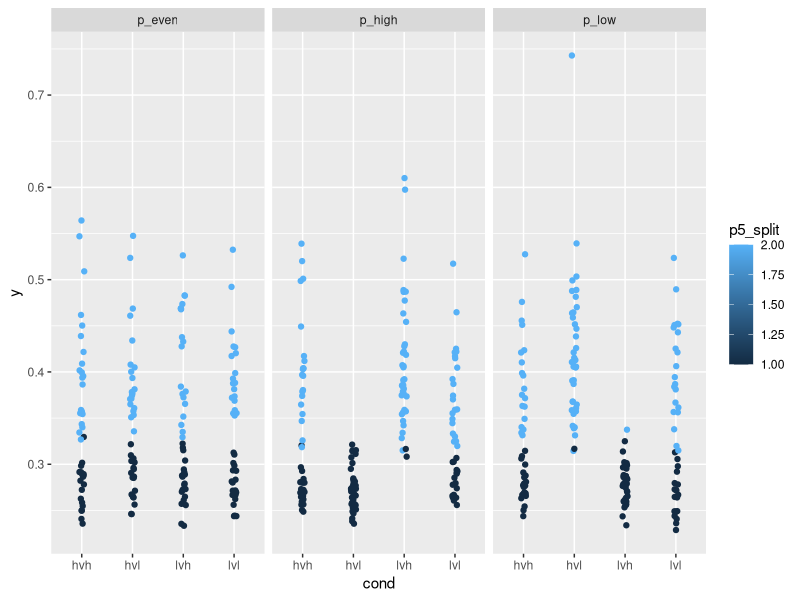

Write R code to recreate this figure. (Note: this script raises an error after producing the figure.)
rm(list=ls())

set.seed(42)
library(tidyverse)
## Ami's qs from 32:11 mins
## https://unsw.zoom.us/rec/play/rz5ne0aTE99a-Xh0ulAKVHxX-ho4xjW_Tk-BQnd9xD1Hf69YK_KCfPpnyiVTwcIPB2hzo4oouvebQ26l.doI_Spk4TZsPGrAK?canPlayFromShare=true&from=my_recording&continueMode=true&componentName=rec-play&originRequestUrl=https%3A%2F%2Funsw.zoom.us%2Frec%2Fshare%2F9KqJ6AqzJRY8dRMBiNu-ElskD-UTz3Zp1yr2xoPxiGDeTtQ3VJwBpSRSl9LIwHBH.RWD0feKDih9jROmg
## is there any way in which we can think about the reward cues as 
## different cues?
## purple on right - orange on left - 
## is it possible a similar prediction is made, not by mixing reward and 
## certainty, but by looking selectively at cues?
## e.g. if I pick the purple one and I stick with that for a bit
## then if I pick the orange one and stick with that for a bit
## plan = simulate data where p's start with the purple one p of the time, and 
## switch to orange, and p of the time, they start with orange and switch to purple
## ps of [1,0], [.5,.5], [0,1]
## set parameters

sim_RTs <- function(t0, b, a, s, v, n){
  # simulate RTs using the LBA model
  # Input Args:
  # LBA parameters
  # ~~~~~~~~~~~~~~
  # t0: non-decision/basetime, e.g. 0.1
  #    b: criterion, e.g. 2
  #    a: upper end of startpoint distribution - e.g. .5
  #    s: std dev of rates, e.g. 1
  #    v: value of drift, e.g. 6 for fast, 4 for low
  # Other
  # ~~~~~~~~~~~~~~
  #    n: number of trials
  
  drifts = rnorm(n, mean=v, sd=s); # sample random values for drift rates across trials
  A = runif(n, min=0, max=a); # simulate start points for each trial
  RTs = ((b-A)/drifts) + t0; # RTs are distance over speed, plus non-decision time
  RTs
}


t0 = 0.1; # non-decision time
b = 2.0; # criterion
a = 0.5; # upper end of start point distribution
s = 1.0; # standard deviation of drift rates
# now set drift rates 
base_v = 10;
plus_v = -4; 
n_trials = 160

# case 1, participant prioritises purple with p=1
p_purple <- matrix(c(1, 0, # hvl
                     1, 0, # hvl
                     1, 0, # hvh
                     1, 1, # hvh
                     1, 0, # lvl
                     1, 1, # lvl
                     1, 1, # lvh
                     1, 1), # lvh
                   nrow = 8, ncol =2,
                   byrow = T)
p_purple <- kronecker(p_purple, rep(1, times=20))
p_purple_vs <- p_purple %*% c(base_v, plus_v) 

p_purple_ys <- unlist(lapply(p_purple_vs, sim_RTs, t0=t0, b=b, a=a, s=s, n = 1))

p_orange <- matrix(c(1,1,
                     1,1,
                     1,0,
                     1,1,
                     1,0,
                     1,1,
                     1,0,
                     1,0),
                   nrow = 8, ncol = 2,
                   byrow = T)
p_orange <- kronecker(p_orange, rep(1, times=20))
p_orange_vs <- p_orange %*% c(base_v, plus_v)  
p_orange_ys <- unlist(lapply(p_orange_vs, sim_RTs, t0=t0, b=b, a=a, s=s, n = 1))

p_even <- matrix(c(1, 0,
                   1, 1,
                   1, 0,
                   1, 1,
                   1, 0,
                   1, 1, 
                   1, 0,
                   1, 1),
                 nrow = 8, ncol = 2,
                 byrow = T)
p_even <- kronecker(p_even, rep(1, times=20))
p_even_vs <- p_even %*% c(base_v, plus_v)  
p_even_ys <- unlist(lapply(p_even_vs, sim_RTs, t0=t0, b=b, a=a, s=s, n=1))


##### form dataframe
dat4plt <- data.frame(y = c(p_purple_ys, p_orange_ys, p_even_ys),
                      sim = rep(c("p_high", "p_low", "p_even"), each = n_trials),
                      cond = rep(c("hvl", "hvh", "lvl", "lvh"), 
                                     each=40, times=3))
# section p5
prt <- dat4plt %>% group_by(sim) %>% summarise(p5 = quantile(y, .5))
dat4plt <- inner_join(dat4plt, prt, by="sim")
dat4plt <- dat4plt %>% mutate(p5_split = if_else(y < p5, 1, 2))

## now plot the data
# as before
pa <- dat4plt %>% ggplot(aes(x = cond, y = y, group = p5_split, colour = p5_split)) +
          geom_point(position = position_jitter(w = .05, h = .01)) +
          facet_wrap(~sim)
ggsave(paste("../images", "sim_peither.pdf", sep = "/"), pa, units = "cm", width = 16, height = 16)
# as ecdf
pb <- dat4plt %>% ggplot(aes(x = y, group = cond, colour = cond)) +
        stat_ecdf(pad = FALSE) +
         facet_wrap(~sim)
ggsave(paste("../images", "sim_peither_ecdf.pdf", sep = "/"), pb, units = "cm", width = 16, height = 16)




